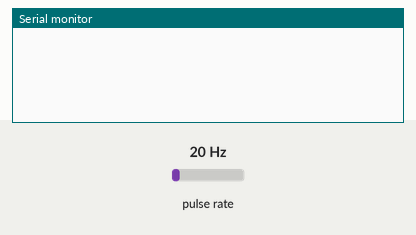
A sketch run on a simulated Arduino Uno, built with avr-gcc and run on an emulated ATmega328P. Shown: the last lines printed to the serial monitor. Wiring (inferred from the names in the program): pulse sensor: data pin 14. The test bench sets the inputs (shaded band); at power-on: pulse rate 20 Hz.

Above: at 1.2 s.
1.3 s: pulse rate (sensor on pin 14) set to 50 Hz
At 2.2 s:
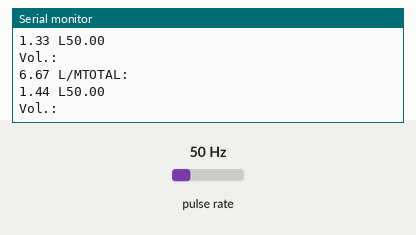
2.9 s: pulse rate (sensor on pin 14) set to 100 Hz
At 3.5 s:
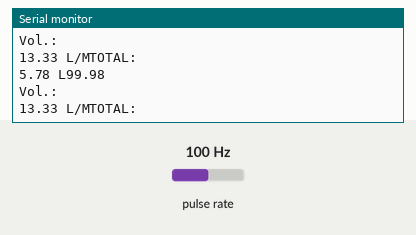
Timing chart, 0 to 5.9 s (numbered marks = the images above; inputs shaded):
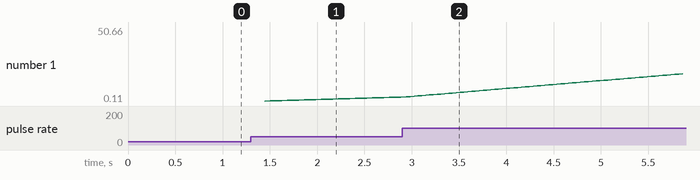

Measured:
- after the input at 1.3 s, the serial monitor: prints a new line after 0.11 s (image 1)

The sketch:

flow_sensor.ino
```cpp
int x,y;
float TIME=0,FREQUENCY=0,WATER=0,TOTAL=0,LS=0;
const int flow=14;
void setup()
{
  pinMode(flow,0);
  Serial.begin(9600);
}
void loop()
{
  x=pulseIn(flow,1);
  y=pulseIn(flow,0);
  TIME=x+y;
  FREQUENCY=1000000/TIME;
  WATER=FREQUENCY/7.5;
  LS=WATER/60;
  if(FREQUENCY>=0)
  {
    if(isinf(FREQUENCY))
    {
      Serial.println("VOL. :0.00");
      Serial.println("TOTAL: ");
      Serial.print(TOTAL);
    }
    else
    {
      TOTAL=TOTAL+LS;
      Serial.println(FREQUENCY);
      Serial.println("Vol.: ");
      Serial.print(WATER);
      Serial.print(" L/M");
      Serial.println("TOTAL: ");
      Serial.print(TOTAL);
      Serial.print(" L");
     }
  }

}
```
